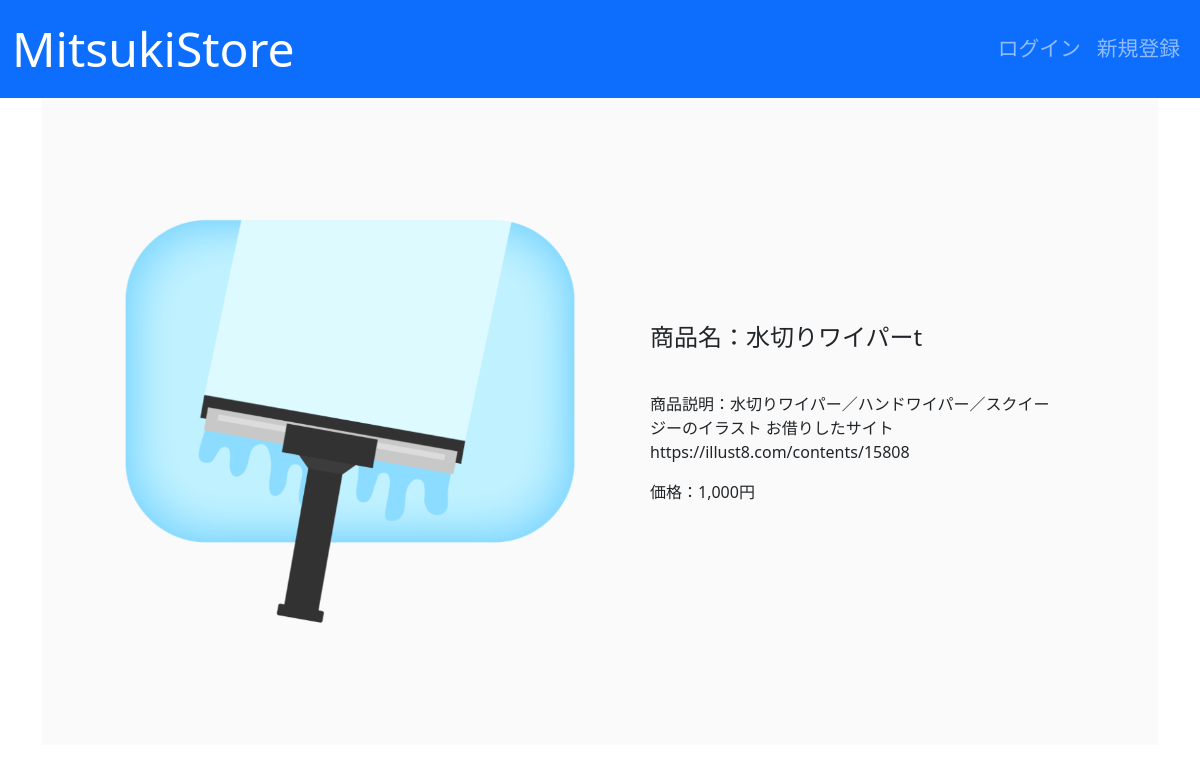
The app's page /product_detail/1/ with its own data.
### store_main/models.py (models this page shows, shortened)
class Product(models.Model):
    name = models.CharField(verbose_name='商品名', max_length=128)
    description = models.TextField(verbose_name='商品説明', max_length=5000,
                                   blank=True, default='')
    price = models.PositiveIntegerField(verbose_name='価格', blank=True,
                                        default=0)
    amount = models.PositiveIntegerField(verbose_name='在庫数', blank=True,
                                         default=0)
    image = models.ImageField(verbose_name='商品画像', upload_to='product', )
    code = models.CharField(verbose_name='商品コード', max_length=128, )

### main/views.py (the view, shortened to what this page needs)
# urls.py: path('product_detail/<int:product_id>/', views.product_detail,
def product_detail(request, product_id):
    product = get_object_or_404(Product, pk=product_id)
    add_cart_form = AddToCartForm()
    context = {
        'product': product,
        'add_cart_form': add_cart_form,
    }
    return render(request, template_name='main/product_detail.html',
                  context=context)

### main/templates/main/product_detail.html (shortened to what this page needs)
{% extends 'base.html' %}
{% load humanize %}
{% block content %}
<section class="wrapper">
    <div class="container">
        <div class="content">
            <div class="content-item">
                <img src="{{ product.image.url }}" class="image" style="wight: 18rem;">
            </div>
            <div class="content-item">
                <div class="text">
                    <h2 class="heading">商品名：{{ product.name }}</h2>
                    <p>商品説明：{{ product.description }}</p>
                    <p>価格：{{ product.price }}円</p>
                </div>
            </div>
        </div>
    </div>
</section>
{% endblock content %}

### static/css/style.css (style rules this page uses)
.wrapper { width:100%; background-color:#fafafa; }
.wrapper .container { max-width:1000px; margin:0px auto; padding:80px 0px; }
@media (min-width: 992px) { .wrapper .container .content { display: flex; align-items: center; justify-content: center; } }
.wrapper .content-item { width:100%; }
@media (min-width: 992px) { .wrapper .content-item { width:50%; } }
.wrapper .image { display:block; max-width:100%; margin:0px auto; }
.wrapper .text { padding:50px; }
.wrapper .text .heading { margin:0px 0px 40px 0px; font-size: 24px; font-weight: normal; }

### records on screen
Product: image (picture), name "水切りワイパーt", description "水切りワイパー／ハンドワイパー／スクイージーのイラスト お借りしたサイト https://illust8.com/contents/15808", price "1,000"
